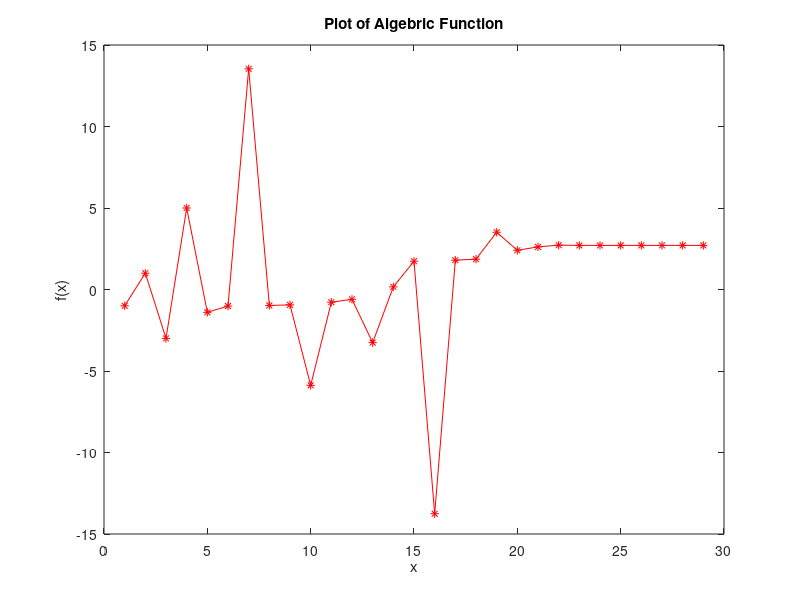

Write MATLAB code to recreate this figure.
clc
clear all
f=@(x)x.^3-4*x-9;
x(1)=-1;
x(2)=1;
for i=1:100
    x(i+2)=(x(i)*f(x(i+1))-x(i+1)*f(x(i)))/(f(x(i+1))-f(x(i)));
  if (x(i+2)==x(i+1))
    break
  end
end 
x';
plot(x,'-*r')
xlabel('x')
ylabel('f(x)')
title('Plot of Algebric Function')
